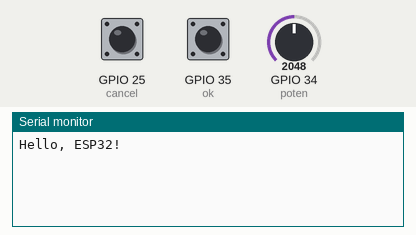
Simulated run of this sketch. Board: ESP32. On the bench: the last lines printed to the serial monitor. The test bench sets the inputs (shaded band); at power-on: GPIO 25 (cancel) LOW, GPIO 35 (ok) LOW, GPIO 34 (poten) = 2048.

Above: at 1.2 s.
1.3 s: GPIO 25 (cancel) driven HIGH
At 1.7 s:
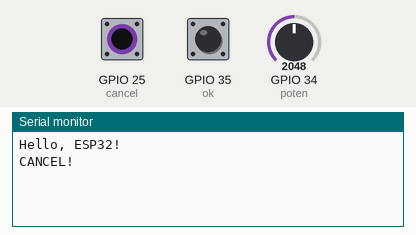
3.3 s: GPIO 35 (ok) pulled HIGH for 0.15 s
At 3.7 s:
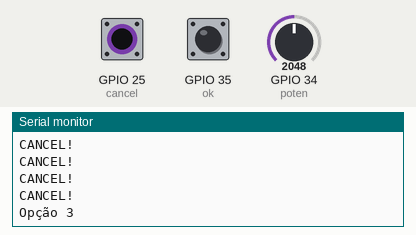

Measured:
- after the input at 1.3 s, the serial monitor: prints a new line at once (image 1)
- after the input at 3.3 s, the serial monitor: prints a new line at once (image 2)

The sketch:

sketch.ino
```cpp
const int OPCAO1 = 1;
const int OPCAO2 = 2;
const int OPCAO3 = 3;
const int OPCAO4 = 4;

const byte poten = 34;
const byte ok = 35;
const byte cancel = 25;

void setup() {
  pinMode(ok, INPUT);
  pinMode(cancel, INPUT);
  Serial.begin(115200);
  Serial.println("Hello, ESP32!");
}

void loop() {
  int opcaoUsed = opcao(analogRead(poten));
  selectedCancel(ok, cancel, opcaoUsed);
}
int opcao(int potencia) {
  // O Range de Potencia varia de 0 - 4095
  if(potencia >= 0 && potencia < 1023) {
    return OPCAO1;
  } else if (potencia > 1023 && potencia < 2046) {
    return OPCAO2;
  } else if (potencia > 2046 && potencia < 3069) {
    return OPCAO3;
  } else if (potencia >= 3069) {
    return OPCAO4;
  }
}
void selectedCancel(byte ok, byte cancel, int used) {
  if(digitalRead(ok) == HIGH) {
    if(used == OPCAO1) {
      Serial.println("Opção 1");
      delay(500);
    } else if (used == OPCAO2) {
      Serial.println("Opção 2");
      delay(500);
    } else if (used == OPCAO3) {
      Serial.println("Opção 3");
      delay(500);
    } else if (used == OPCAO4) {
      Serial.println("Opção 4");
      delay(500);
    }
  } else if (digitalRead(cancel) == HIGH) {
    Serial.println("CANCEL!");
    delay(500);
  }
}
```
